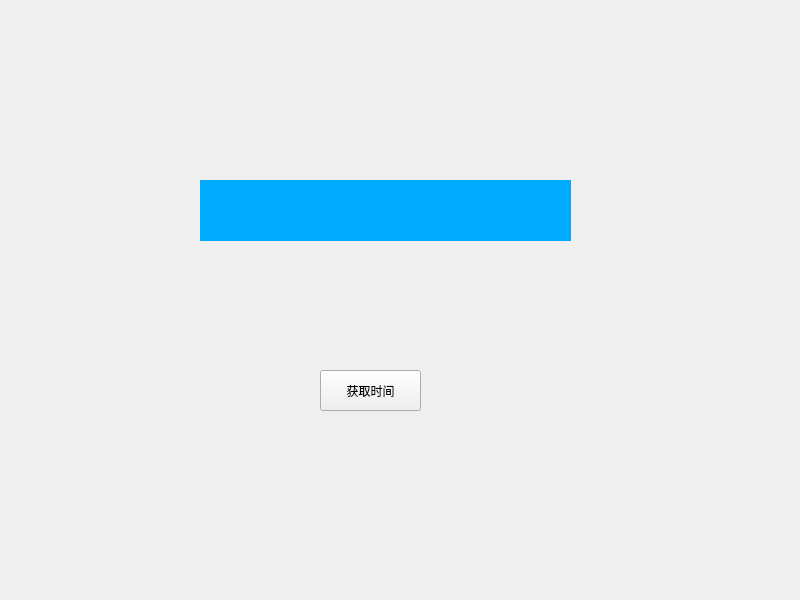
<?xml version="1.0" encoding="UTF-8"?>
<ui version="4.0">
 <class>GetTime</class>
 <widget class="QWidget" name="GetTime">
  <property name="geometry">
   <rect>
    <x>0</x>
    <y>0</y>
    <width>800</width>
    <height>600</height>
   </rect>
  </property>
  <property name="windowTitle">
   <string>GetTime</string>
  </property>
  <widget class="QLabel" name="label">
   <property name="geometry">
    <rect>
     <x>200</x>
     <y>180</y>
     <width>371</width>
     <height>61</height>
    </rect>
   </property>
   <property name="font">
    <font>
     <family>Arial</family>
     <pointsize>20</pointsize>
    </font>
   </property>
   <property name="styleSheet">
    <string notr="true">background-color: rgb(0, 170, 255);</string>
   </property>
   <property name="text">
    <string/>
   </property>
  </widget>
  <widget class="QPushButton" name="pushButton">
   <property name="geometry">
    <rect>
     <x>320</x>
     <y>370</y>
     <width>101</width>
     <height>41</height>
    </rect>
   </property>
   <property name="text">
    <string>获取时间</string>
   </property>
  </widget>
 </widget>
 <resources/>
 <connections/>
</ui>
